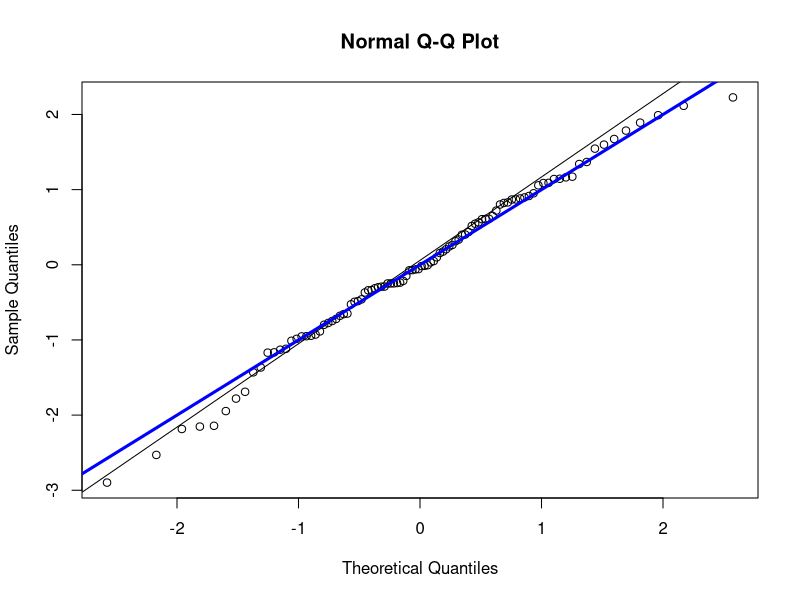
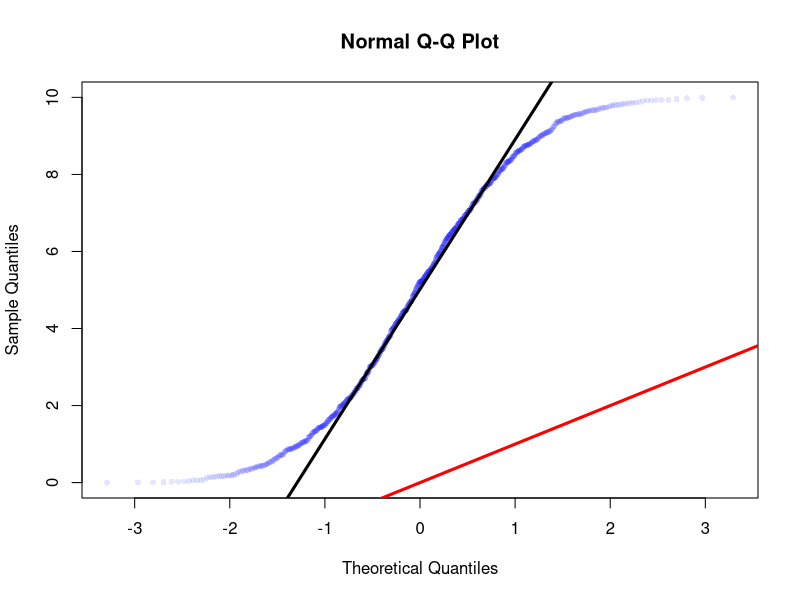
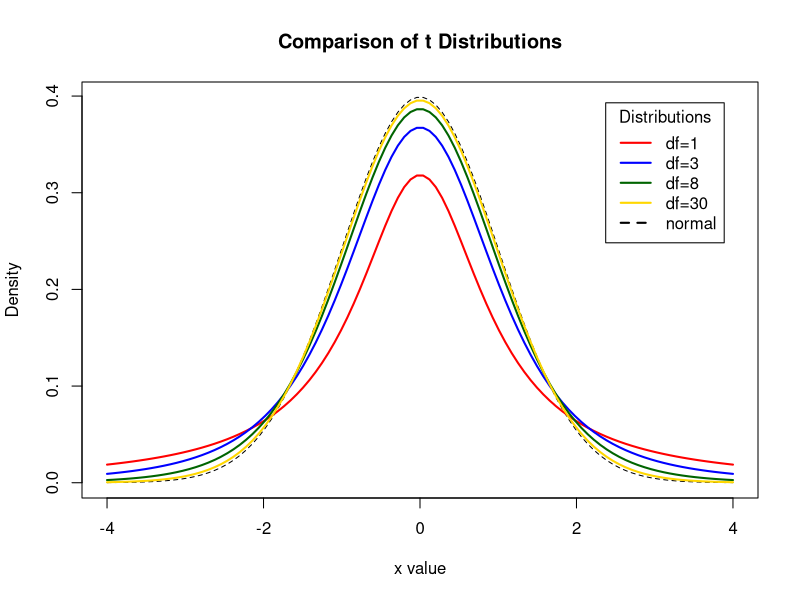

These charts were generated, in order, by the following R code:
############### PROBABILITY AND DISTRIBUTION
# The functions available for each distribution follow this format:
# dname( )	density or probability function
# pname( )	cumulative density function
# qname( )	quantile function
# rname( )	random deviates

# binomial distribution
# two types: discrete and continuous
# there are 12 questions in a quiz, 
# each with five answers one of which is 
# correct
# a student answers the test completely at random
# what is the probability of having four or 
# fewer correct answers?
dbinom(0, size=12, prob=0.2) + dbinom(1, size=12, prob=0.2) +
  dbinom(2, size=12, prob=0.2) + dbinom(3, size=12, prob=0.2) + 
  dbinom(4, size=12, prob=0.2)
# or find the cumulative probability
pbinom(4, size=12, prob=0.2)

# Poisson distribution
# the average number of times the word "the" appears 
# on a page in a particular book is 16
# what is the probability that a given page 
# has 17 or more "the's"
# Poisson parameter (lambda) = 16
ppois(17, lambda=16)   # lower tail: probability of 16 or fewer "the's"
ppois(17, lambda=16,lower=FALSE)   # upper tail: probability of 17 or more "the's"

# uniform distribution
runif(25, min=1, max=3) # 25 numbers from a uniform distribution on (1,3)

# exponential distribution
# applies to waiting time for an event (or analogous situations)
# the mean checkout time of a 
# supermarket cashier is three minutes
# what is the probability of a checkout 
# being completed in less than 2 minutes?
# processing rate = 1/3 (parameter of the exponential distribution, mu)
pexp(2, rate=1/3)

# normal distribution
# average height of men in the USA is 175.5 cm (mu) and SD is 7.4 cm (sigma)
# what is the probability of a randomly chosen man being 181 cm or more in height?
pnorm(181, mean=175.5, sd=7.4, lower.tail=FALSE) 
pnorm(161, mean=175.5, sd=7.4, lower.tail=TRUE) # prob less than 161 cm
# fit a normal distribution
# compare theoretical quantiles to sample quantiles (using Q-Q plots)
# create sample data 
x <- rnorm(100, mean=0, sd=1) # draw from a standard normal distribution
# normal fit 
qqnorm(x)
qqline(x)
abline(0,1,lwd=3,col="blue") # overlay the 1:1 line

ks.test(x,"pnorm") # Kolmogorov-Smirnov test
shapiro.test(x) # Shapiro-Wilk test

y <- runif(1000, min=0, max=10) # sample from uniform distribution
qqnorm(y,col=rgb(0,0,1,0.1),pch=16,cex=0.8)
qqline(y,lwd=3)
abline(0,1,lwd=3,col="red")
ks.test(y,"pnorm")
shapiro.test(y)


# Display the Student's t distributions with various
# degrees of freedom and compare to the normal distribution
x <- seq(-4, 4, length=100)
hx <- dnorm(x) #density of the normal distribution
degf <- c(1, 3, 8, 30)
colors <- c("red", "blue", "darkgreen", "gold", "black")
labels <- c("df=1", "df=3", "df=8", "df=30", "normal")
plot(x, hx, type="l", lty=2, xlab="x value",
     ylab="Density", main="Comparison of t Distributions")
for (i in 1:4)
{
  lines(x, dt(x,degf[i]), lwd=2, col=colors[i])
}
legend("topright", inset=.05, title="Distributions",labels, lwd=2, 
       lty=c(1, 1, 1, 1, 2), col=colors)

